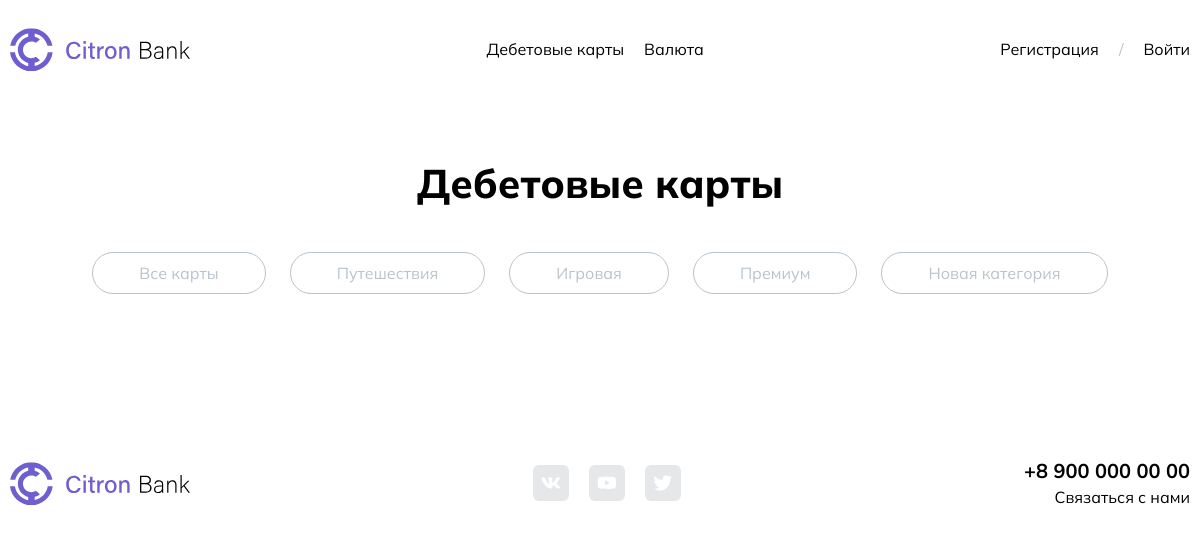
The page /?page=debit_cards&category=1 on the database as committed earlier.
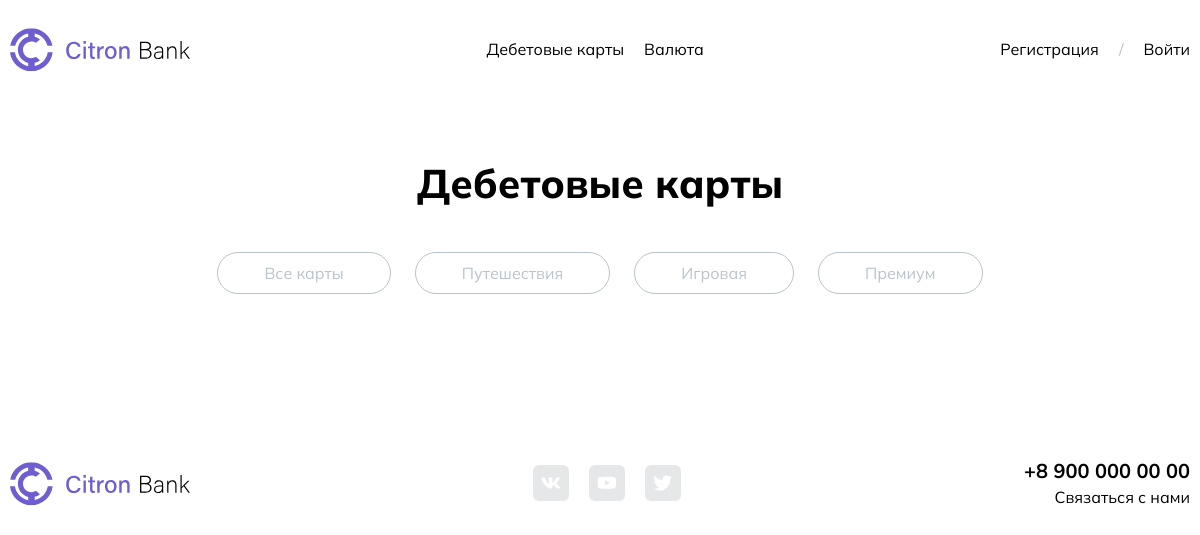
The same page on the database as committed later.
### actions/get_card-category.php (the view, shortened to what this page needs)
<?php
global $database;
if($_GET['page'] == 'debit_cards') {
    $link_category = "debit_cards";
}
$query_get_category = $database->query("SELECT * FROM `bank_card-category`")->fetchAll(PDO::FETCH_ASSOC);
echo '
        <a href="?page='.$link_category.'" class="category-link">Все карты</a>
    ';
foreach($query_get_category as $item) {
    if($item['id_card-category'] === 1) {
        $categoryClass = 'hover_category_1';
    } elseif($item['id_card-category'] === 2) {
        $categoryClass = 'hover_category_2';
    } elseif($item['id_card-category'] === 3) {
        $categoryClass = 'hover_category_main';
    } elseif($item['id_card-category'] === 4) {
        $categoryClass = 'hover_category_3';
    } elseif($item['id_card-category'] === 5) {
        $categoryClass = 'hover_category_4';
    } elseif($item['id_card-category'] === 6) {
        $categoryClass = 'hover_category_5';
    } else {
        $categoryClass = 'hover_category_main';
    }
    echo '
    <div class="category_box">
        ';
        echo '
        <a href="?page='.$link_category.'&category='.$item['id_card-category'].'" class="category-link '.$categoryClass.'">'.$item['name'].'</a>
    </div>
    ';
}

### index.php (shortened to what this page needs)
<!DOCTYPE html>
<html lang="en">
<head>
    <link rel="stylesheet" href="css/style.css">
</head>
<body>
    <?php
        require('pages/components/header.php');
        if(isset($_GET['page'])) {
            if($_GET['page'] == 'debit_cards') require('pages/debit_cards.php');
        } else {
            require('pages/home.php');
        }
    ?>
    <link
    rel="stylesheet"
    href="css/swiper-bundle.min.css"
    />
</body>
</html>

### pages/components/header.php (shortened to what this page needs)
<header class="header">
    <div class="header_container container">
        <a href="?page=main_page" class="logotype_box">
            <img src="img/logos/Citron-Bank_Full-Logotype.svg" alt="" class="logotype_img">
        </a>
        <ul class="menu">
            <li><a href="?page=debit_cards" class="menu_link">Дебетовые карты</a></li>
            <li><a href="?page=currency" class="menu_link">Валюта</a></li>
        </ul>
        <?php
            if(isset($_SESSION['USER'])) {
                echo '
                <div class="profile_menu">
                    <div class="profile_buttons">
                        <div class="user_payment">
                            ';
                            echo '
                        </div>
                        <div class="user_profile_box">
                            <div class="user_img_box">
                                <img src="'.$user['image_path'].'" alt="" class="user_img">
                            </div>
                            <svg class="profile_arrow arrow_icon" width="9" height="6" viewBox="0 0 9 6" fill="none" xmlns="http://www.w3.org/2000/svg">
                                <path fill-rule="evenodd" clip-rule="evenodd" d="M8.83824 1.62443L5.32362 5.1609C5.10794 5.37791 4.75827 5.37791 4.54259 5.1609L1.02797 1.62443C0.812292 1.40741 0.812292 1.05556 1.02797 0.838543C1.24364 0.621527 1.59332 0.621527 1.809 0.838543L4.60959 3.65655L5.25662 3.65655L8.05722 0.838543C8.27289 0.621527 8.62257 0.621527 8.83824 0.838543C9.05392 1.05556 9.05392 1.40741 8.83824 1.62443Z" fill="black"/>
                            </svg>
                        </div>
                    </div>
                    <ul class="submenu_profile">
                        <li>
                            <a href="?page=profile&id='.$id_user.'" class="submenu_link">
                                <div class="submenu_image_box image_box">
                                    '; icons('profile', 26, '#000'); echo '
                                </div>
                                <p class="submenu_link-text">
                                    Личный кабинет
                                </p>
                            </a>
                        </li>
                        <li>
                            <a href="?page=settings&id='.$id_user.'" class="submenu_link">
                                <div class="submenu_image_box image_box">
                                    '; icons('setting', 26, '#000'); echo '
                                </div>
                                <p class="submenu_link-text">
                                    Настройки профиля
                                </p>
                            </a>
                        </li>
                        <li>
                            <a href="?do=exit" class="submenu_link exit_link">
                                <div class="submenu_image_box image_box">
                                '; icons('exit', 26, '#000'); echo '
                                </div>
                                <p class="submenu_link-text">
                                    Выйти
                                </p>
                            </a>
                        </li>
                    </ul>
                </div>
                ';
            } else {
                echo '
                    <div class="header_actions">
                        <a href="?page=registration" class="menu_link">Регистрация</a>
                        <span>/</span>
                        <a href="?page=authentication" class="menu_link">Войти</a>
                    </div>
                ';
            }
        ?>
    </div>
</header>

### pages/debit_cards.php (shortened to what this page needs)
<main>
    <section class="cards">
        <div class="cards_container container">
            <h1 class="cards_title">
                Дебетовые карты
            </h1>
            <div class="cards_categories">
                <?php require('actions/get_card-category.php')?>
            </div>
        </div>
    </section>
</main>

### css/style.css (style rules this page uses)
:root { --main-color: #6e5ed0; --other-text-color: #BAC3CC; --disable-bg-color: #E6E7E9; --bg-panel-color: #F9F9FA; --ahtung-color: #D13131; --good-color: #51d131; --company-color-id01: #D13131; --company-color-id02: #1EAF37; --company-color-id03: #E3C589; --category-color-main: #6e5ed0; --category-color-premium: #d8af8e; --category-color-1: #87B721; --category-color-2: #D13131; --category-color-3: #CE8EE4; --category-color-4: #2D95C2; --category-color-5: #E3C589; --container-width: 1290px; --main-color-hover: #8576e6; --main-color-active: #5747be; }
*, *::after, *::before { margin: 0; padding: 0; font-family: Mulish; box-sizing: border-box; font-size: 16px; font-weight: 300; transition: all .3s ease-in-out; scroll-behavior: smooth; }
h1 { font-size: 40px; font-weight: 800; margin-bottom: 44px; }
p { color: inherit; }
a { display: inline-block; text-decoration: none; color: inherit; }
li { list-style: none; }
svg { width: 100%; height: 100%; }
.container { max-width: var(--container-width); margin: 0 auto; padding: 60px 10px; }
img { width: 100%; height: 100%; object-fit: contain; object-position: center; }
.header_container { display: flex; justify-content: space-between; align-items: center; padding: 28px 10px; }
.logotype_box { display: flex; max-height: 42px; }
.header_actions { display: flex; justify-content: center; align-items: center; gap: 20px; }
.header_actions span { color: var(--other-text-color); }
.header_container .menu { display: flex; justify-content: center; align-items: center; gap: 20px; }
.footer_container { display: flex; justify-content: space-between; align-items: center; padding: 28px 10px; }
.social-media_block { display: flex; justify-content: center; align-items: center; gap: 20px; }
.social-media_box { width: 36px; height: 36px; border-radius: 6px; padding: 8px; background-color: var(--disable-bg-color); display: flex; justify-content: center; align-items: center; }
.social-media_icon { fill: #fff; }
.contacts_block { display: flex; flex-direction: column; align-items: flex-end; }
.contacts_block .number_phone { font-weight: 700; font-size: 20px; margin-bottom: 4px; }
.cards_container { padding: 60px 10px; }
.cards_title { text-align: center; }
.cards_categories { display: flex; flex-wrap: wrap; justify-content: center; align-items: center; gap: 24px; margin-bottom: 76px; }
.category-link { padding: 10px 46px; color: var(--other-text-color); border: 1px solid var(--other-text-color); border-radius: 40px; }
.category_box { position: relative; }

Rows that differ between the two databases and show on the page:
removed bank_card-category: name "Новая категория"
